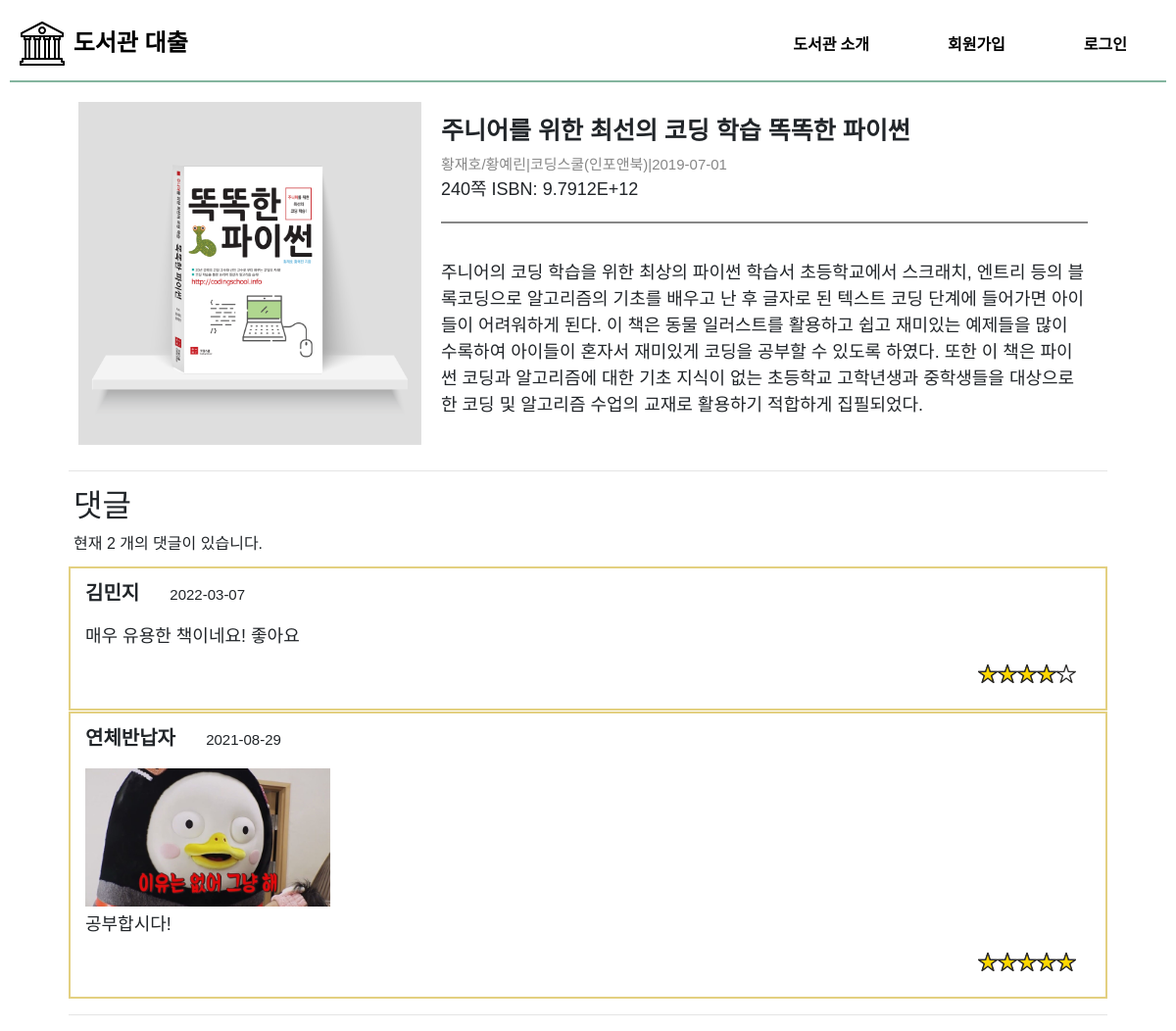
Screenshot of /detail/book/1/12398978982 with the database file from the repository.
### models.py (models this page shows, shortened)
class Book(db.Model):
    __tablename__ = "BOOK"
    id = db.Column(db.Integer, primary_key=True, nullable=False)
    book_name = db.Column(db.String(100), nullable=False)
    publisher = db.Column(db.String(60), nullable=False)
    author = db.Column(db.String(30))
    publication_date = db.Column(db.Date)
    pages = db.Column(db.Integer)
    isbn = db.Column(db.String(50))
    description = db.Column(db.String(255))
    link = db.Column(db.String(255))
    stock = db.Column(db.Integer)
    rating = db.Column(db.Integer, db.ForeignKey("BOOK_REVIEW.id"))

class BookReview(db.Model):
    __tablename__ = "BOOK_REVIEW"
    id = db.Column(db.Integer, primary_key=True, nullable=False, autoincrement=True)
    book_id = db.Column(db.String(100), db.ForeignKey("BOOK.id"), nullable=False)
    user_name = db.Column(db.String(20), nullable=False)
    user_id = db.Column(db.String(70), db.ForeignKey("LIBRARY_USER.email"))
    rating = db.Column(db.Float)
    content = db.Column(db.Text())
    create_time = db.Column(db.Date)
    imagelink = db.Column(db.String(225))

### views/detail_view.py (the view)
@bp.route("/book/<int:book_id>/<string:photolink>")
def book_detail(book_id, photolink):
    print(book_id)
    print(photolink)
    book_info = Book.query.filter_by(id=book_id).first()
    bookreview = (
        BookReview.query.filter_by(book_id=book_id).order_by(BookReview.id.desc()).all()
    )  # 최신순 정렬
    return render_template(
        "BookDetail.html",
        book_info=book_info,
        review_info=bookreview,
        photolink=photolink,
    )

### templates/BookDetail.html (shortened to what this page needs)
{% extends "Base.html" %}
{% block page_content %}
{% if book_info %}
    <div class='book-detail-class'>
    <div class="book_info">
        <div class="plusimg">
        <img class="detail-img" src="../../../{{book_info.link}}"></div>
        <div class="book-info-detail">
        <p style="font-size: 25px; font-weight: bold; margin-bottom: 5px;">{{ book_info.book_name }}</p>
        <p style="color:#878787;font-size: 15px;margin: 0;">{{ book_info.author }}|{{ book_info.publisher }}|{{ book_info.publication_date }}</p>
        {{ book_info.pages }}쪽 ISBN: {{ book_info.isbn }}
        <hr style="border-left:none;border-right:none;border-top:none;border-bottom:2px solid#878787; height: 3px !important; display: block !important; width: 100% !important;"/>
    </div>
    <div class="total-description">
        <div  class="book-description">
            <p>{{ book_info.description }}</p>
        </div>
    </div>
    </div>
<hr/>
<div class="review">
    <h2 style="margin-left: 5px;">댓글</h2>
    <div class="review-now">현재 {{ review_info|length }} 개의 댓글이 있습니다.</div>
    {% for review in review_info %}
    <div class="review-user">
        <p style="padding-top:10px;padding-left:5px;"><span style="font-weight: bold; font-size:20px;"> {{review.user_name}}</span>&nbsp;&nbsp;&nbsp;&nbsp;&nbsp;&nbsp;
            <span style="font-size: 15px;">{{review.create_time}}</span></p>
        {% if (review.imagelink == none) or (review.imagelink|int == 12398978982) %}
        {%else%}
        <img style="margin-left: 5px; margin-bottom: 5px;" class="detailphoto-img" src="../../../static/uploads/{{review.imagelink}}">
        {%endif%}
        <div class="reviewinfo">
            <div style="margin-left:5px; font-size: 18px;">  {{ review.content }}</div>
        </div>
        <div class="star-review">
            <div class="star-ratings-review">
                <div class="star-ratings-fill space-x-2 text-lg" style="width:{{review.rating*20+1.5}}%">
                    <span>★</span><span>★</span><span>★</span><span>★</span><span>★</span>
                </div>
                <div class="star-ratings-base space-x-2 text-lg">
                    <span>★</span><span>★</span><span>★</span><span>★</span><span>★</span>
                </div>
            </div>
        </div>
    </div>
    {% endfor %}
</div>
<hr/>
</div>
{% endif %}
{% endblock %}

### static/style.css (style rules this page uses)
.plusimg { display: grid; margin-right: 20px; grid-row-start: 1; grid-row-end: 3; vertical-align: middle; }
.detail-img { height: 350px; }
.detailphoto-img { width: 250px; height: auto; }
body { margin: 10px; }
.book-detail-class { width: 1060px; margin: 0 auto; padding: 0; position: relative; }
.book_info { display: grid; grid-template-columns: repeat(3, 1fr); grid-template-rows: auto; font-size: 18px; font-family: "Pretendard-Regular", sans-serif; align-items: center; padding: 10px 20px 10px 10px; margin-bottom: 15px; box-sizing: border-box; text-align: left; }
.book-info-detail { display: grid; grid-column-start: 2; grid-column-end: 4; flex-direction: column; }
.total-description { display: grid; grid-column-start: 2; grid-column-end: 4; font-family: "Pretendard-Regular", sans-serif; }
.book-description { display: grid; }
.review { margin-bottom: 10px; font-family: "Pretendard-Regular", sans-serif; }
.reviewinfo { margin-bottom: 10px; display: flex; }
.review-now { font-family: "Pretendard-Regular", sans-serif; padding-bottom: 10px; margin-left: 5px; }
.review-user { margin-top: 1px; border: 2px solid #e3d081; box-sizing: border-box; padding-left: 10px; }
.star-review { display: flex; flex-direction: column; align-items: flex-end; margin-bottom: 10px; }
.star-ratings-review { font-family: "Jua", sans-serif; font-size: 20px; color: #aaa9a9; position: relative; unicode-bidi: bidi-override; width: max-content; margin-right: 30px; float: right; margin-bottom: 10px; -webkit-text-fill-color: transparent; -webkit-text-stroke-width: 1.3px; -webkit-text-stroke-color: #2b2a29; }
.star-ratings-fill { color: #fff58c; padding: 0; position: absolute; z-index: 1; display: flex; overflow: hidden; -webkit-text-fill-color: gold; }
.star-ratings-base { z-index: 0; padding: 0; }

### rows the page displays
Book: link (picture), book_name "주니어를 위한 최선의 코딩 학습 똑똑한 파이썬", author "황재호/황예린", publisher "코딩스쿨(인포앤북)", publication_date "2019-07-01", pages "240", isbn "9.7912E+12", description "주니어의 코딩 학습을 위한 최상의 파이썬 학습서 초등학교에서 스크래치, 엔트리 등의 블록코딩으로 알고리즘의 기초를 배우고 난 후 글자로 된 텍스트 코딩 단계에 들어가면 아이들이 어려워하게 된다. 이 책은 동물 일러스트를 활용하고 쉽고 재미있는 예제들을 많이 수록하여 아이들이 혼자서 재미있게 코딩을 공부할 수 있도록 하였다. 또한 이 책은 파이썬 코딩과 알고리즘에 대한 기초 지식이 없는 초등학교 고학년생과 중학생들을 대상으로 한 코딩 및 알고리즘 수업의 교재로 활용하기 적합하게 집필되었다."
BookReview: user_name "김민지", create_time "2022-03-07", content "매우 유용한 책이네요! 좋아요", {{ review.rating*20+1.5 }} 81.5 (drawn)
BookReview: user_name "연체반납자", create_time "2021-08-29", imagelink (picture), content "공부합시다!", {{ review.rating*20+1.5 }} 101.5 (drawn)

### other values shown
{{ review_info|length }} "2"
